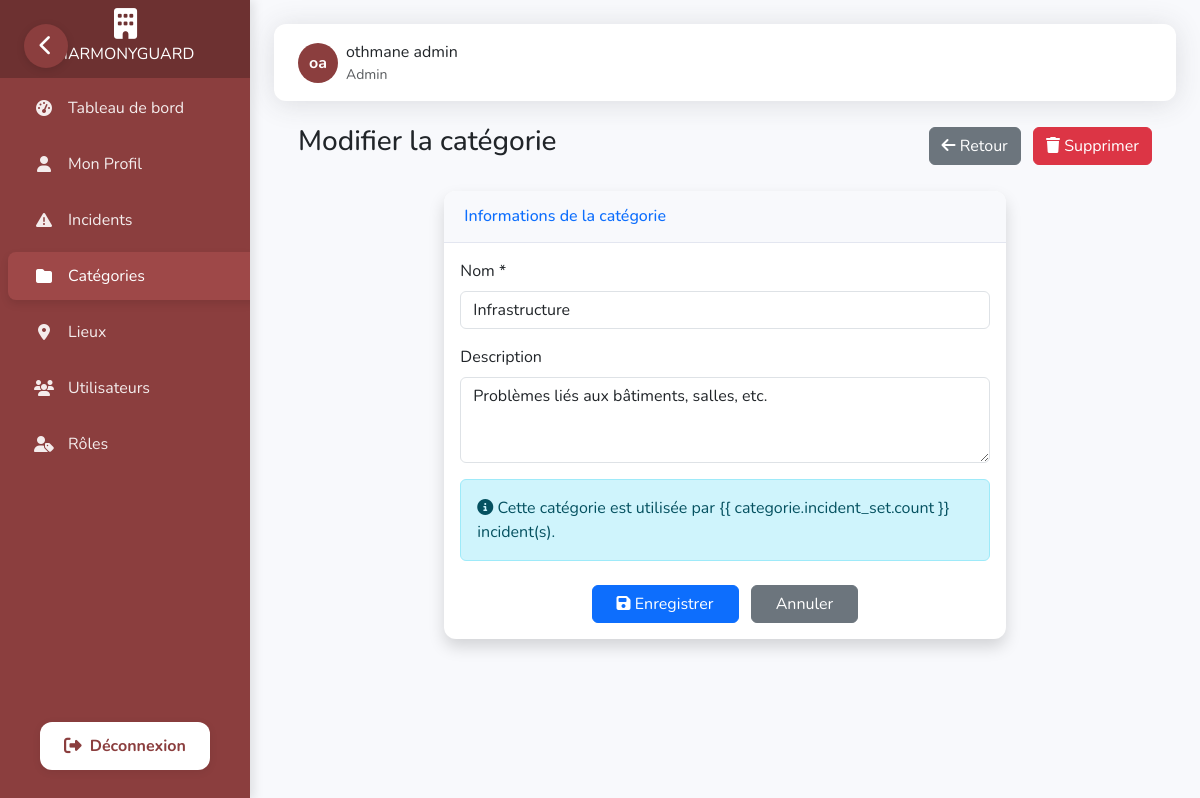
The app's page /dashboard/categories/modifier/1/ (signed in) with its own data.
### dashboard/models.py (models this page shows, shortened)
class Utilisateur(AbstractBaseUser, PermissionsMixin):
    nom = models.CharField(max_length=50)
    prenom = models.CharField(max_length=50)
    email = models.EmailField(unique=True)
    telephone = models.CharField(max_length=20, blank=True, null=True)
    actif = models.BooleanField(default=True)
    role = models.ForeignKey(Role, on_delete=models.CASCADE)
    is_staff = models.BooleanField(default=False)
    is_superuser = models.BooleanField(default=False)
    objects = UtilisateurManager()
    USERNAME_FIELD = 'email'
    REQUIRED_FIELDS = ['nom', 'prenom']
    @property
    def is_active(self):
        return self.actif

class Role(models.Model):
    nom = models.CharField(max_length=30, unique=True)
    permissions = models.TextField(blank=True)

class Categorie(models.Model):
    nom = models.CharField(max_length=50, unique=True)
    description = models.TextField(blank=True, null=True)

### dashboard/views.py (the view)
# urls.py: path('categories/modifier/<int:pk>/', views.modifier_categorie, name='modifier_categorie'),
@login_required
@permission_required('manage_categorie')
def modifier_categorie(request, pk):
    categorie = get_object_or_404(Categorie, pk=pk)
    if request.method == 'POST':
        form = CategorieForm(request.POST, instance=categorie)
        if form.is_valid():
            form.save()
            messages.success(request, 'Catégorie modifiée avec succès!')
            return redirect('liste_categories')
        else:
            messages.error(request, 'Erreur lors de la modification de la catégorie.')
    else:
        form = CategorieForm(instance=categorie)
    return render(request, 'dashboard/categories/modifier.html', {
        'form': form,
        'categorie': categorie
    })

### dashboard/forms.py
class CategorieForm(forms.ModelForm):
    class Meta:
        model = Categorie
        fields = ('nom', 'description')
        widgets = {
            'nom': forms.TextInput(attrs={'class': 'form-control'}),
            'description': forms.Textarea(attrs={'class': 'form-control', 'rows': 3}),
        }

### dashboard/templates/dashboard/categories/modifier.html (shortened to what this page needs)
{% extends 'dashboard/base.html' %}
{% load static %}
{% block content %}
<div class="container-fluid px-4">
    <div class="d-flex justify-content-between align-items-center mb-4">
        <h1 class="h3 text-gray-800">Modifier la catégorie</h1>
        <div>
            <a href="{% url 'liste_categories' %}" class="btn btn-secondary me-2">
                <i class="fas fa-arrow-left"></i> Retour
            </a>
            <a href="{% url 'supprimer_categorie' categorie.id %}" class="btn btn-danger">
                <i class="fas fa-trash"></i> Supprimer
            </a>
        </div>
    </div>
    <div class="row">
        <div class="col-lg-8 mx-auto">
            <div class="card shadow mb-4">
                <div class="card-header py-3">
                    <h6 class="m-0 font-weight-bold text-primary">Informations de la catégorie</h6>
                </div>
                <div class="card-body">
                    <form method="post">
                        <div class="mb-3">
                            <label for="{{ form.nom.id_for_label }}" class="form-label">Nom *</label>
                            {{ form.nom }}
                        </div>
                        <div class="mb-3">
                            <label for="{{ form.description.id_for_label }}" class="form-label">Description</label>
                            {{ form.description }}
                        </div>
                        {% if categorie.incident_set.count > 0 %}
                        <div class="alert alert-info mb-4">
                            <i class="fas fa-info-circle"></i> Cette catégorie est utilisée par {{
                            categorie.incident_set.count }} incident(s).
                        </div>
                        {% endif %}
                        <div class="text-center mt-4">
                            <button type="submit" class="btn btn-primary px-4">
                                <i class="fas fa-save"></i> Enregistrer
                            </button>
                            <a href="{% url 'liste_categories' %}" class="btn btn-secondary px-4 ms-2">
                                Annuler
                            </a>
                        </div>
                    </form>
                </div>
            </div>
        </div>
    </div>
</div>
{% endblock %}

### dashboard/templates/dashboard/base.html (shortened to what this page needs)
<!DOCTYPE html>
<html lang="fr">
<head>
    {% load static %}
    <link href="https://cdn.jsdelivr.net/npm/bootstrap@5.3.0-alpha1/dist/css/bootstrap.min.css" rel="stylesheet">
    <link rel="stylesheet" href="https://cdnjs.cloudflare.com/ajax/libs/font-awesome/6.4.0/css/all.min.css">
    <link href="https://unpkg.com/aos@2.3.1/dist/aos.css" rel="stylesheet">
</head>
<body>
    {% if user.is_authenticated %}
    <nav class="sidebar" id="sidebar" data-aos="fade-right" data-aos-duration="1000">
        <a class="navbar-brand" href="{% url 'dashboard_home' %}">
            <i class="fas fa-building brand-icon"></i>
            <span class="brand-text">HARMONYGUARD</span>
        </a>
        <div class="nav flex-column">
            <div class="nav-item">
                <a class="nav-link {% if request.path == '/dashboard/' %}active{% endif %}"
                    href="{% url 'dashboard_home' %}">
                    <i class="fas fa-tachometer-alt"></i>
                    <span>Tableau de bord</span>
                </a>
            </div>
            <div class="nav-item">
                <a class="nav-link {% if request.path == '/profile/' %}active{% endif %}" href="{% url 'profile' %}">
                    <i class="fas fa-user"></i>
                    <span>Mon Profil</span>
                </a>
            </div>
            <div class="nav-item">
                <a class="nav-link {% if '/incidents/' in request.path %}active{% endif %}"
                    href="{% url 'liste_incidents' %}">
                    <i class="fas fa-exclamation-triangle"></i>
                    <span>Incidents</span>
                </a>
            </div>
            {% if user.role.nom.lower == 'admin' or 'view_categorie' in user.role.permissions_list %}
            <div class="nav-item">
                <a class="nav-link {% if '/categories/' in request.path %}active{% endif %}"
                    href="{% url 'liste_categories' %}">
                    <i class="fas fa-folder"></i>
                    <span>Catégories</span>
                </a>
            </div>
            {% endif %}
            {% if user.role.nom.lower == 'admin' or 'view_lieu' in user.role.permissions_list %}
            <div class="nav-item">
                <a class="nav-link {% if '/lieux/' in request.path %}active{% endif %}" href="{% url 'liste_lieux' %}">
                    <i class="fas fa-map-marker-alt"></i>
                    <span>Lieux</span>
                </a>
            </div>
            {% endif %}
            {% if user.role.nom.lower == 'admin' or 'view_utilisateur' in user.role.permissions_list %}
            <div class="nav-item">
                <a class="nav-link {% if '/utilisateurs/' in request.path %}active{% endif %}"
                    href="{% url 'liste_utilisateurs' %}">
                    <i class="fas fa-users"></i>
                    <span>Utilisateurs</span>
                </a>
            </div>
            {% endif %}
            {% if user.role.nom.lower == 'admin' or 'view_role' in user.role.permissions_list %}
            <div class="nav-item">
                <a class="nav-link {% if '/roles/' in request.path %}active{% endif %}" href="{% url 'liste_roles' %}">
                    <i class="fas fa-user-tag"></i>
                    <span>Rôles</span>
                </a>
            </div>
            {% endif %}
        </div>
        <div class="logout-section">
            <a href="{% url 'custom_logout' %}" class="logout-button">
                <i class="fas fa-sign-out-alt"></i>
                <span>Déconnexion</span>
            </a>
        </div>
    </nav>
    <button class="sidebar-toggle" id="sidebarToggle" aria-label="Toggle Sidebar">
        <i class="fas fa-chevron-left"></i>
    </button>
    {% endif %}
    <div class="content" id="content">
        {% if user.is_authenticated %}
        <div class="topbar" data-aos="fade-down" data-aos-duration="800">
            <div class="d-flex align-items-center">
                <div class="d-flex align-items-center">
                    <div class="user-avatar">
                        {{ user.prenom|first }}{{ user.nom|first }}
                    </div>
                    <div class="ms-2">
                        <div>{{ user.prenom }} {{ user.nom }}</div>
                        <div class="small text-muted">{{ user.role.nom }}</div>
                    </div>
                </div>
            </div>
        </div>
        {% endif %}
        {% block content %}{% endblock %}
    </div>
</body>
</html>

### dashboard/templates/dashboard/base.html (style rules this page uses)
:root { --primary-color: #8b3e3e; --secondary-color: #7a3636; --success-color: #1cc88a; --info-color: #36b9cc; --warning-color: #f6c23e; --danger-color: #e74a3b; --light-color: #f8f9fc; --dark-color: #5a5c69; --sidebar-bg: #8b3e3e; --sidebar-hover: #9e4848; --sidebar-active: #6d3131; --sidebar-width: 250px; --sidebar-collapsed-width: 70px; }
body { font-family: 'Nunito', sans-serif; background-color: #f8f9fc; overflow-x: hidden; }
.sidebar { width: var(--sidebar-width); min-height: 100vh; background-color: var(--sidebar-bg); color: white; position: fixed; z-index: 1000; top: 0; left: 0; overflow-x: hidden; transition: all 0.3s cubic-bezier(0.4, 0, 0.2, 1); box-shadow: 4px 0 10px rgba(0, 0, 0, 0.1); }
.sidebar .navbar-brand { padding: 1.5rem 0; display: flex; flex-direction: column; align-items: center; justify-content: center; text-align: center; background-color: var(--sidebar-active); margin-bottom: 0; height: 80px; transition: all 0.3s ease; white-space: nowrap; overflow: hidden; }
.sidebar .navbar-brand .brand-icon { font-size: 1.75rem; margin-bottom: 0.25rem; transition: all 0.3s ease; }
.sidebar .nav-item { position: relative; width: 100%; margin: 4px 0; }
.sidebar .nav-link { display: flex; align-items: center; width: 100%; padding: 0.75rem 1.5rem; color: rgba(255, 255, 255, 0.9); transition: all 0.3s ease; border-radius: 8px; margin: 0 8px; white-space: nowrap; overflow: hidden; }
.sidebar .nav-link.active { background-color: var(--sidebar-hover); color: white; box-shadow: 0 4px 8px rgba(0, 0, 0, 0.1); }
.sidebar .nav-link i { margin-right: 0.75rem; width: 24px; text-align: center; font-size: 1rem; transition: all 0.3s ease; }
.sidebar-toggle { position: fixed; top: 24px; left: 24px; z-index: 2000; background-color: var(--primary-color); border: none; color: white; width: 44px; height: 44px; border-radius: 50%; display: flex; align-items: center; justify-content: center; cursor: pointer; transition: all 0.3s ease; box-shadow: 0 2px 8px rgba(0,0,0,0.12); }
.sidebar-toggle i { font-size: 1.3rem; }
.content { margin-left: var(--sidebar-width); padding: 1.5rem; transition: all 0.3s cubic-bezier(0.4, 0, 0.2, 1); min-height: 100vh; }
.card { border: none; border-radius: 12px; box-shadow: 0 0.15rem 1.75rem 0 rgba(58, 59, 69, 0.15); margin-bottom: 1.5rem; overflow: hidden; transition: all 0.3s ease; }
.card-header { background-color: #f8f9fc; border-bottom: 1px solid #e3e6f0; padding: 1rem 1.25rem; font-weight: 600; }
.topbar { background-color: white; box-shadow: 0 0.15rem 1.75rem 0 rgba(58, 59, 69, 0.15); padding: 1rem 1.5rem; margin-bottom: 1.5rem; display: flex; justify-content: space-between; align-items: center; border-radius: 12px; transition: all 0.3s ease; }
.user-avatar { width: 40px; height: 40px; background-color: var(--primary-color); color: white; border-radius: 50%; display: flex; align-items: center; justify-content: center; font-weight: 700; transition: all 0.3s ease; cursor: pointer; }
.logout-section { position: absolute; bottom: 30px; left: 0; width: 100%; display: flex; justify-content: center; }
.logout-button { display: flex; align-items: center; justify-content: center; gap: 0.5rem; background: #fff; color: var(--primary-color) !important; font-weight: 700; border: none; border-radius: 12px; padding: 0.75rem 1.5rem; margin: 0 1.5rem; box-shadow: 0 2px 8px rgba(0,0,0,0.08); transition: background 0.2s, color 0.2s, transform 0.2s; text-decoration: none; font-size: 1rem; }
.logout-button i { font-size: 1.1rem; }
.logout-button span { display: inline; transition: opacity 0.2s; }

### records on screen
Utilisateur: prenom|first "o", nom|first "a", prenom "othmane", nom "admin", role.nom "Admin"
Categorie: nom "Infrastructure", description "Problèmes liés aux bâtiments, salles, etc."
